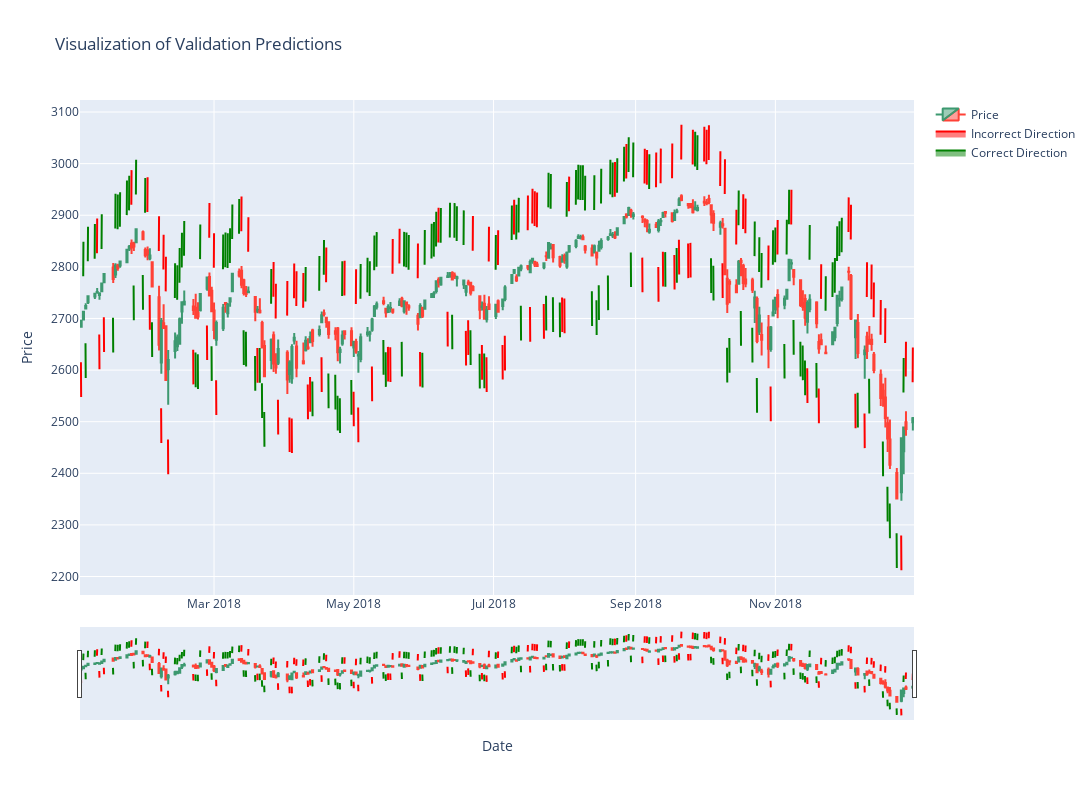

Write notebook code for a chart like this one.
### Code cell
def retrieve_candles(filename, val_year, test_year):
    df = pd.read_csv(filename)
    df["Date"] = pd.to_datetime(df["Date"])
    df.columns = ["Date", "Close", "Open", "High", "Low", "Vol.", "Change%"]
    df = df.sort_values('Date', ascending=True)
    
    candles_val = df[df['Date'].dt.year == val_year]
    candles_train = df[df['Date'].dt.year < val_year]
    candles_train = candles_train[candles_train['Date'] > datetime(2009,7,10)]
    
    candles_train = candles_train.replace(',','', regex=True)
    candles_val = candles_val.replace(',','', regex=True)

    return candles_train, candles_val

def plot_predictions_candles(x, y, df, dataset):
    # PREDICTIONS LIJKEN NOG NIET GOED UITGELIJND MET CANDLES???
    originals = []
    predictions = []
    y_pred = model.predict(x)
    for i in range(len(y_pred)):
        originals.append(y[i][0])
        predictions.append(round(float(y_pred[i][0])))

    fig = go.Figure()
    fig.add_trace(go.Candlestick(x=df['Date'], open=df['Open'], high=df['High'], low=df['Low'], close=df['Close'], name="Price"))
    standard_factor = 0.5 * mean([float(df.iloc[0].tolist()[3]), float(df.iloc[0].tolist()[4])])
    
    green_legend = False
    orange_legend = False
    red_legend = False
    
    for i, row in enumerate(df.iterrows()):
        pred_date = row[1][0].to_pydatetime()
        pred_high = float(row[1][3])
        pred_low = float(row[1][4])
#         real_label = row[1][7]
#         pred_label = row[1][8]
        real_label = originals[i]
        pred_label = predictions[i]
        
        start_shape = pred_date - timedelta(days=0.1)
        end_shape = pred_date + timedelta(days=0.1)
    
        
        if pred_label == 1:
            extreme = pred_high + 0.1 * standard_factor
            standard = pred_high + 0.05 * standard_factor
#         elif pred_label == 2:
#             extreme = pred_high + 0.2 * standard_factor
#             standard = pred_high + 0.05 * standard_factor
        elif pred_label == 0:
            extreme = pred_low - 0.1 * standard_factor
            standard = pred_low -  0.05 * standard_factor
#         elif pred_label == -2:
#             extreme = pred_low - 0.2 * standard_factor
#             standard = pred_low - 0.05 * standard_factor
            
        if real_label == pred_label:
            color = "green"
#         elif np.sign(real_label) == np.sign(pred_label):
#             color = "orange"
        else:
            color = "red"
        
        if real_label == pred_label and not green_legend:
            green_legend = True
            fig.add_trace(go.Scatter(x=[start_shape,pred_date,end_shape,start_shape], 
                                 y=[standard,extreme,standard,standard], 
                                 fill="toself", name="Correct Direction", mode="lines", line=dict(color=color)))
        
#         elif np.sign(real_label) == np.sign(pred_label) and not orange_legend:
#             orange_legend = True
#             fig.add_trace(go.Scatter(x=[start_shape,pred_date,end_shape,start_shape], 
#                                  y=[standard,extreme,standard,standard], 
#                                  fill="toself", name="Correct Direction / Inorrect Magnitude", mode="lines", line=dict(color=color)))
        elif real_label != pred_label and not red_legend:
            red_legend = True
            fig.add_trace(go.Scatter(x=[start_shape,pred_date,end_shape,start_shape], 
                                 y=[standard,extreme,standard,standard], 
                                 fill="toself", name="Incorrect Direction", mode="lines", line=dict(color=color)))
        else:
            fig.add_trace(go.Scatter(x=[start_shape,pred_date,end_shape,start_shape], 
                                 y=[standard,extreme,standard,standard], 
                                 fill="toself", showlegend=False, mode="lines", line=dict(color=color)))
    
    title = f"Visualization of {dataset} Predictions"
    fig.update_xaxes(title_text="Date")
    fig.update_yaxes(title_text="Price")
    layout = dict(title=title, height=800, width=1500)
    fig.update_layout(layout)
#     config = dict({'scrollZoom': True})
#     fig.show(config=config)
    fig.show()

filename = "Dataset v3/Indices/S&P 500 Historical Data.csv"
candles_train, candles_val = retrieve_candles(filename, val_year, test_year) 
# plot_predictions_candles(x_train, y_train, candles_train, "Training")
plot_predictions_candles(x_val, y_val, candles_val, "Validation")
